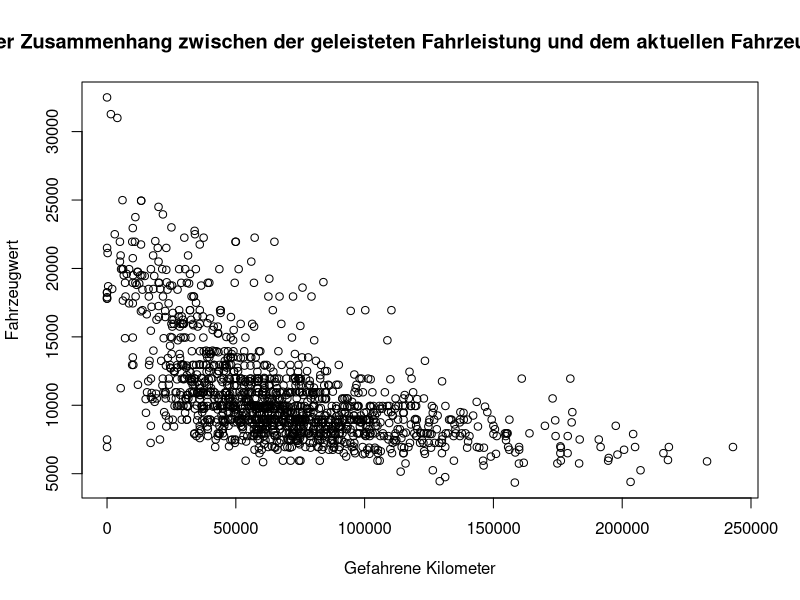
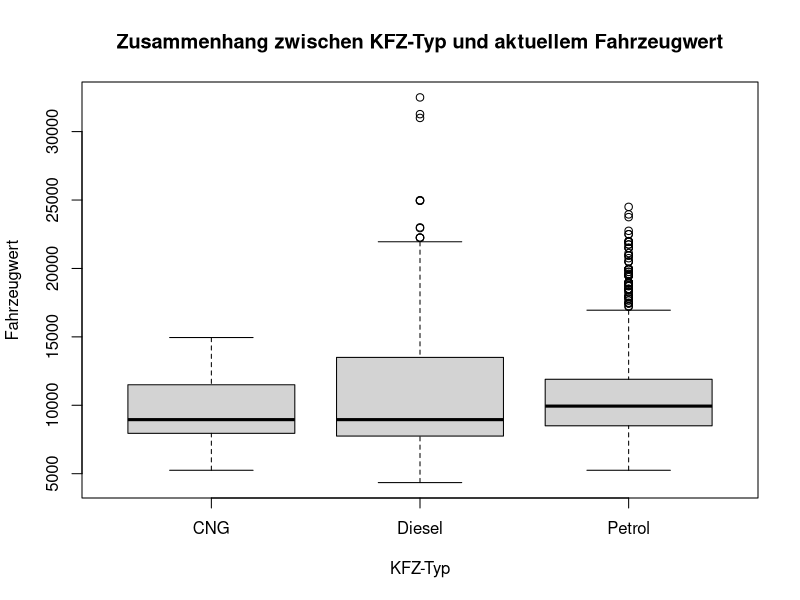

The R script that drew these images, in order:
# Präambel
rm(list=ls()) # Entfernt alle Objekte (Datensätze, Variablen usw.) aus dem Speicher
library(readr)

# Vorbereitung
cars_df <- read_csv("ToyotaCorolla.csv")

head(cars_df)

cars_df[, c(1,2)]

cars_df[7:12, ]

cars_reduced_df <- cars_df[ , c(1,3,7,8)]

dim(cars_reduced_df)

cars_reduced_df <- na.omit(cars_reduced_df)
dim(cars_reduced_df) # Keine fehlende Werte

rm(cars_df)

table(cars_reduced_df$Fuel_Type)
  
mean(cars_reduced_df$Price)

var(cars_reduced_df$Price)

mean(cars_reduced_df$KM)

var(cars_reduced_df$KM)

plot(cars_reduced_df$KM, cars_reduced_df$Price,
     xlab= "Gefahrene Kilometer",
     ylab= "Fahrzeugwert",
     main= "Der Zusammenhang zwischen der geleisteten Fahrleistung und dem aktuellen Fahrzeugwert")

pdf("Hausaufgabe1.pdf")
plot(cars_reduced_df$KM, cars_reduced_df$Price,
     xlab= "Gefahrene Kilometer",
     ylab= "Fahrzeugwert",
     main= "Zusammenhang zwischen KM-Stand und aktuellem Fahrzeugwert")
dev.off()

plot(as.factor(cars_reduced_df$Fuel_Type), cars_reduced_df$Price,
     xlab= "KFZ-Typ",
     ylab= "Fahrzeugwert",
     main= "Zusammenhang zwischen KFZ-Typ und aktuellem Fahrzeugwert")

summary(cars_reduced_df)